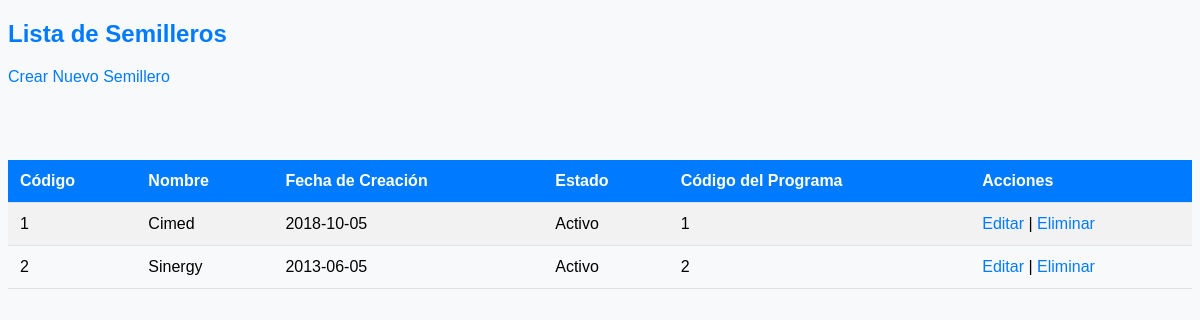
/Semilleros/Index.php, run on the app's committed database.
### tables this page shows
CREATE TABLE `semilleros` (
  `codigo_sem` int(11) NOT NULL,
  `nombre_sem` varchar(80) DEFAULT NULL,
  `fechacreacion_sem` date DEFAULT NULL,
  `estado_sem` char(10) DEFAULT NULL,
  `codigo_pro` int(11) DEFAULT NULL
);

### Semilleros/Index.php (the view, shortened to what this page needs)
<!DOCTYPE html>
<html lang="en">
<head>
    <link rel="stylesheet" href="styles.css">
</head>
<body>
    <h2>Lista de Semilleros</h2>
    <a href="create.php">Crear Nuevo Semillero</a>
    <br></br>
    <br><br>
    <table>
        <tr>
            <th>Código</th>
            <th>Nombre</th>
            <th>Fecha de Creación</th>
            <th>Estado</th>
            <th>Código del Programa</th>
            <th>Acciones</th>
        </tr>
        <?php
           include("../conexion.php");
            $sql = "SELECT * FROM semilleros";
            $result = $conn->query($sql);
            if ($result->num_rows > 0) {
                while($row = $result->fetch_assoc()) {
                    echo "<tr>";
                    echo "<td>".$row['codigo_sem']."</td>";
                    echo "<td>".$row['nombre_sem']."</td>";
                    echo "<td>".$row['fechacreacion_sem']."</td>";
                    echo "<td>".$row['estado_sem']."</td>";
                    echo "<td>".$row['codigo_pro']."</td>";
                    echo "<td><a href='update.php?codigo_sem=".$row['codigo_sem']."'>Editar</a> | <a href='delete.php?codigo_sem=".$row['codigo_sem']."'>Eliminar</a></td>";
                    echo "</tr>";
                }
            } else {
                echo "<tr><td colspan='6'>No se encontraron semilleros</td></tr>";
            }
        ?>
    </table>
</body>
</html>

### Semilleros/styles.css (style rules this page uses)
body { font-family: Arial, sans-serif; background-color: #f8f9fa; }
h2 { color: #007bff; }
table { width: 100%; border-collapse: collapse; margin-top: 20px; }
th, td { padding: 12px; text-align: left; border-bottom: 1px solid #dee2e6; }
tr:nth-child(even) { background-color: #f2f2f2; }
th { background-color: #007bff; color: white; }
a { color: #007bff; text-decoration: none; }

### data on the page
semilleros: codigo_sem "1", nombre_sem "Cimed", fechacreacion_sem "2018-10-05", estado_sem "Activo", codigo_pro "1"
semilleros: codigo_sem "2", nombre_sem "Sinergy", fechacreacion_sem "2013-06-05", estado_sem "Activo", codigo_pro "2"
